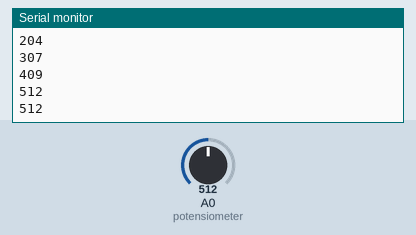
Simulated run of this sketch. Board: Arduino Uno, built with avr-gcc and run on an emulated ATmega328P. On the bench: the last lines printed to the serial monitor. The inputs (shaded band) are chosen by the test bench; at power-on: A0 (potensiometer) = 512.

Above: at 1.2 s.
1.3 s: A0 (potensiometer) set to 716
At 1.36 s:
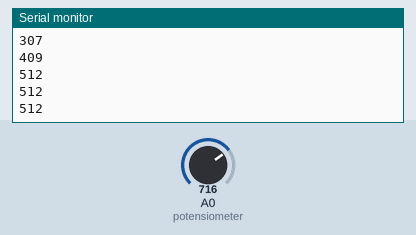
2.8 s: A0 (potensiometer) set to 900
At 2.96 s:
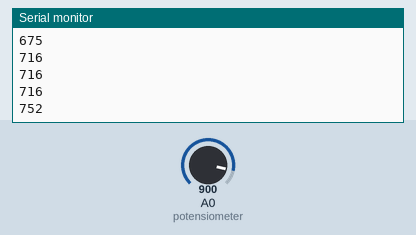
Timing chart, 0 to 5.8 s (numbered marks = the images above; inputs shaded):
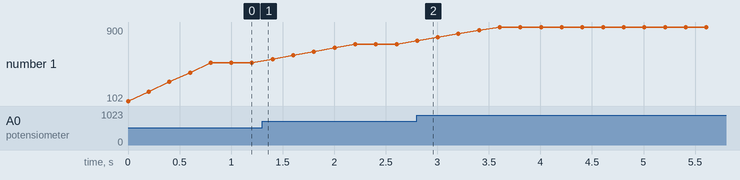

Measured:
- after the input at 2.8 s, the serial monitor: prints a new line at once (image 2)
- plotted number 1: 512 → 716 after the input at 1.3 s, 716 → 900 after the input at 2.8 s

The sketch:

gjennomsnittArray.ino
```cpp
int potensiometer = A0; //Definere pin som vi skal lese av
int gjennomsnittArray[4]; // definerer lengden på arrayet, Lengden her er 5.
const int arrayLengde = 5; //Variabel som er lik lengde på array


void setup(){
    Serial.begin(9600);
    pinMode(INPUT, A0); //Definerer pin som vi kobler i og sier at det er en input pin.
}

void gjennomsnitt(){//lager en funksjon som regner ut gjennomsnittet
    int verdi = analogRead(potensiometer); //Leser av potensiometer pinnen.
    int sum = 0; //Variabel som vi skal bruke for å legge sammen alle verdier.
    for(int i = arrayLengde-1; i >0; i--){
        gjennomsnittArray[i] = gjennomsnittArray[i-1];
        sum += gjennomsnittArray[i];
    }

    /*Her har vi en for løkke som flytter verdiene i arrayet en plass til høyre slik at vi
     kan sette inn den nyeste verdien i posisjon 0. vi summerer også verdiene og
     legger de i variabelen sum
    */
    gjennomsnittArray[0] = verdi; //Legger nyeste verdi i index 0 i arrayet.
    sum += verdi; //legger også til den siste verdien i sum

    int avrage = (sum)/arrayLengde; //regner ut gjennomsnittet ved å dele på lengden av arrayet.

    Serial.println(avrage); //printer avrage
}

void loop(){
    gjennomsnitt(); //kjører void gjennomsnitte
    delay(200); // delay på 200 millisekunder.
}
```
